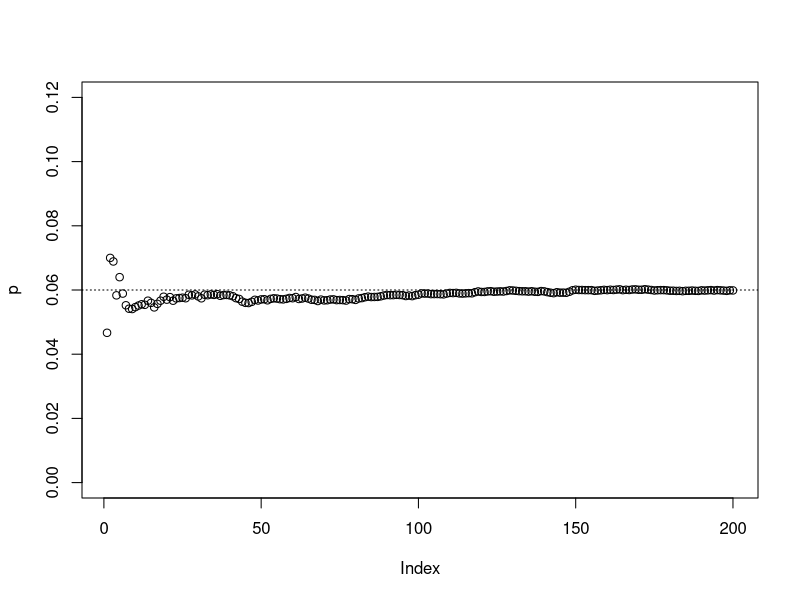

This chart was generated by the following R code:
#country population
pop <- 10000000

r <- rep(0,pop)

#True ratio  of infection
P <- 0.06

inf <- floor(P*pop)

#get unique places
selection <- sample(pop,inf)

#place them all
for (i in selection)
{
    r[i]<-1
}
P <- sum(r)/pop

#reach of each response in survey
reach<-150

resp <- 200

answ <- rep(0,resp)
p <- rep(0,resp)
for (j in 1:resp)
{
    x<-sample(pop,1)
    hits<-0
    for (k in 0:(reach-1))
    {
        hits<-hits+r[((x-1+k) %% pop)+1]
    }
    answ[j]<-hits
    p[j]<-sum(head(answ,j))/(j*reach)
}

plot(p,ylim=c(0,P*2))
abline(h=P,lty="dotted")
